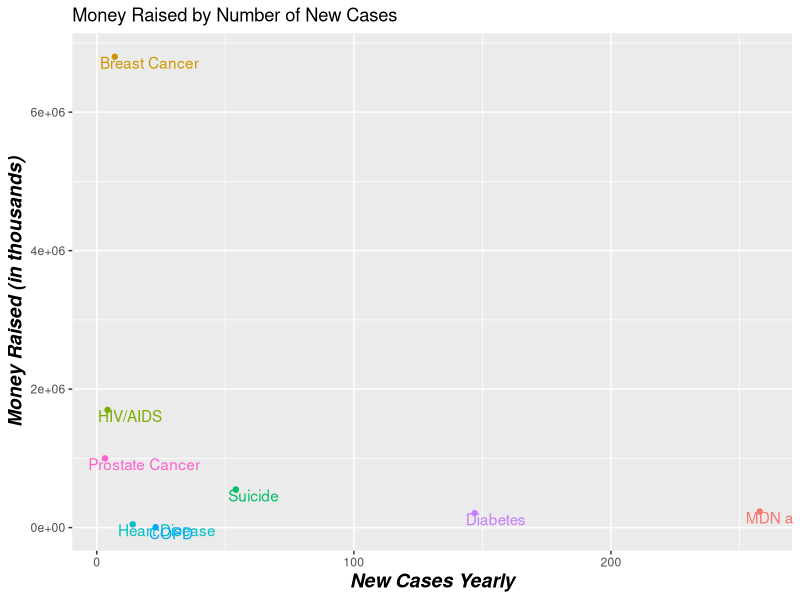
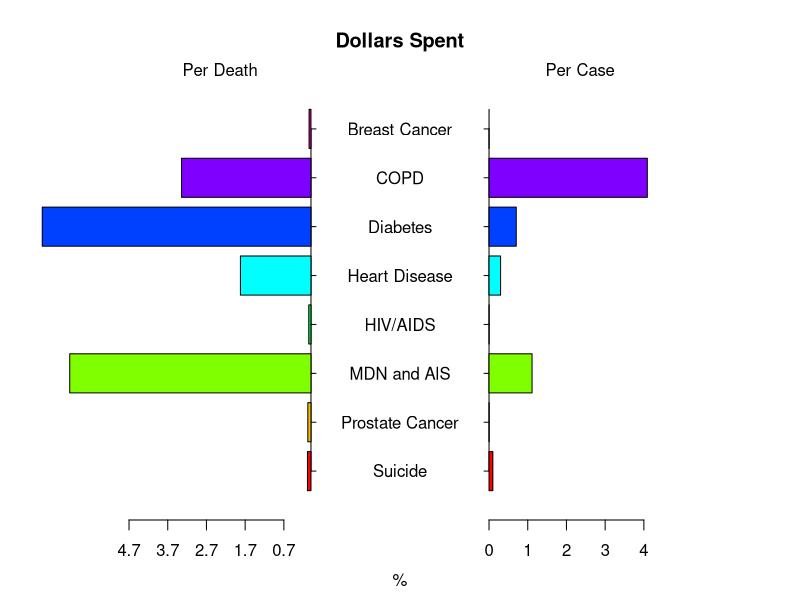
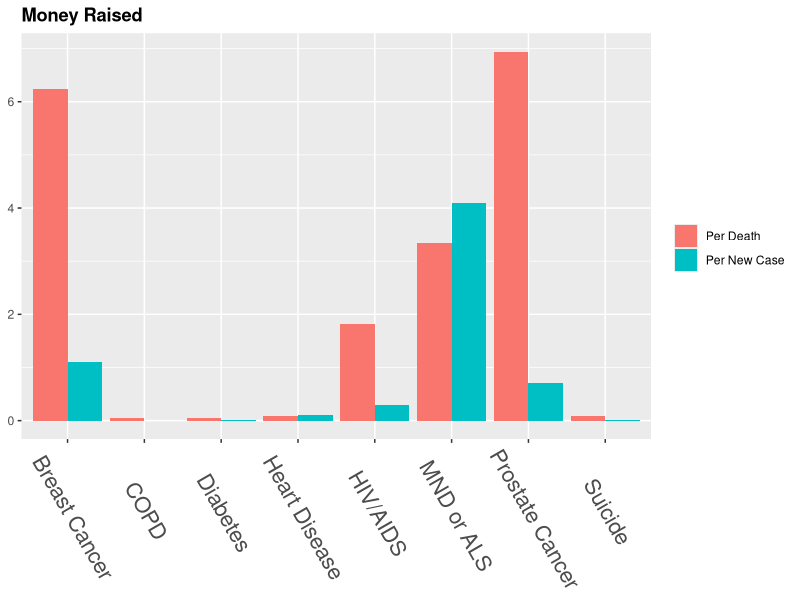
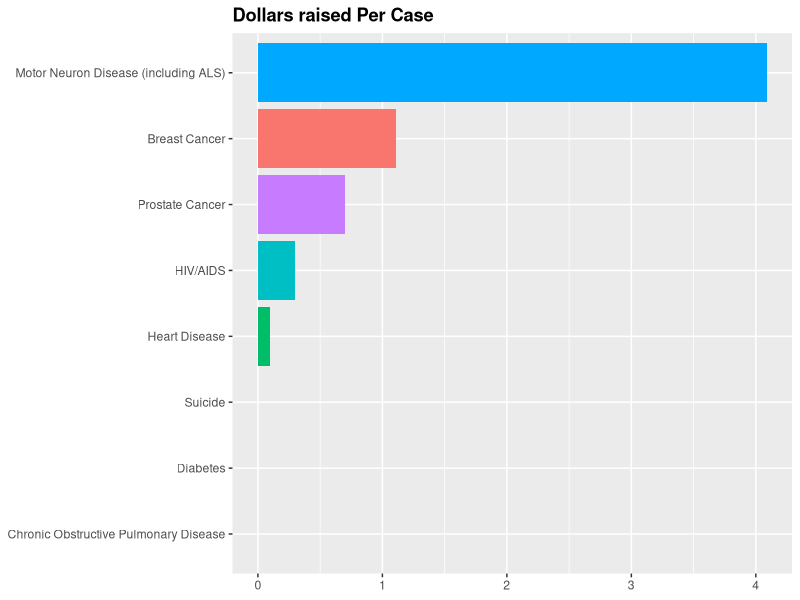
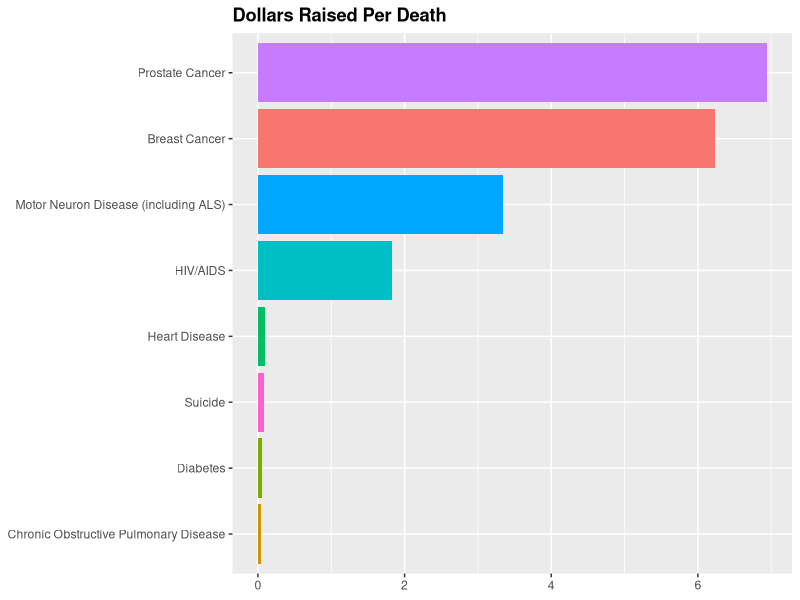

The R source for these figures, in order:
## ---- chunk 1
##Here we read in data and calcuate any addional columns we are going to use 
setwd("C:/Users/Esmail/Desktop/DataViz/qmssviz/Lab1")
x<-read.csv("Donation-Disease.csv")

## ---- chunk 2
NewCases<-c(550000,1000000, 232000,1700000,47000,209000,5600,6800000)
x<-cbind(x,NewCases)

## ---- chunk 3
x[,6]<-(x[,3]*1000/x[,4])
names(x)[6]<-"PerDeath"
x[,7]<-(x[,3]*1000/x[,5])
names(x)[7]<-"PerCase"
x
## ---- chunk 4
library(ggplot2)
graph1<-qplot(MoneyRaised,NewCases,data=x,main="Money Raised by Number of New Cases",ylab="Money Raised (in thousands)",xlab="New Cases Yearly",col=Name)

##make a vector for shortened names
labelNames<-c("Suicide","Prostate Cancer","MDN and AlS","HIV/AIDS","Heart Disease","Diabetes","COPD","Breast Cancer")

graph2<-graph1+theme(axis.title=element_text(face="bold.italic",size="14", color="black"),legend.position="none")+geom_text(aes(label=labelNames),vjust=1,hjust=.15)
graph2
## ---- chunk 5
par(mar=plotrix::pyramid.plot(x$PerDeath,x$PerCase, labels=labelNames,main="Dollars Spent",gap=2.3,show.values=F,top.labels=c("Per Death","","Per Case")))
## ---- chunk 6
xSmall<-x[,c(1,6,7)]
library(reshape2)
dat.m <- melt(xSmall, id.vars='Name')
###fixing long names 
name2<-as.character(dat.m[,1])
name2[7]<-"MND or ALS"
name2[15]<-"MND or ALS"
name2[8]<-"COPD"
name2[16]<-"COPD"

dat.m2<-cbind(name2,dat.m[,2:3])

xSmall<-x[,c(1,6,7)]
dat.m <- melt(xSmall, id.vars='Name')
###fixing long names 
name2<-as.character(dat.m[,1])
name2[7]<-"MND or ALS"
name2[15]<-"MND or ALS"
name2[8]<-"COPD"
name2[16]<-"COPD"

dat.m2<-cbind(name2,dat.m[,2:3])

e<-ggplot(dat.m2, aes(name2, value)) +   
    geom_bar(aes(fill = variable), position = "dodge", stat="identity")+
    theme(axis.title.x = element_blank(), axis.title.y=element_blank(), axis.text.x  = element_text(angle=300, vjust=0.6, hjust=.4,size=16),plot.title = element_text(lineheight=.8, face="bold"))+ggtitle("Money Raised")+scale_fill_discrete(name="", labels=c("Per Death","Per New Case"))

e

## ---- chunk 7
##producing a bargraph for Dollars spent per case
d<-ggplot(data=x, aes(x=Name, y=PerCase)) + geom_bar(stat="identity")

d2<-d+geom_bar(aes(fill=Name), stat="identity")+ggtitle("Dollars raised Per Case")+coord_flip()+guides(fill=FALSE)+scale_x_discrete(limits=c("Chronic Obstructive Pulmonary Disease","Diabetes","Suicide","Heart Disease","HIV/AIDS","Prostate Cancer","Breast Cancer","Motor Neuron Disease (including ALS)"))

###Edit the x and y labels and format Title 
d3<-d2+theme(axis.title.y = element_blank(),axis.title.x=element_blank(),plot.title = element_text(lineheight=2, face="bold"))
d3


## ---- chunk 8
c<-ggplot(data=x, aes(x=Name, y=PerDeath)) + geom_bar(stat="identity")

##add in Colors  and title, reoder
c2<-c+geom_bar(aes(fill=Name), stat="identity")+ggtitle("Dollars Raised Per Death")+coord_flip()+guides(fill=FALSE)+scale_x_discrete(limits=c("Chronic Obstructive Pulmonary Disease","Diabetes","Suicide","Heart Disease","HIV/AIDS","Motor Neuron Disease (including ALS)","Breast Cancer","Prostate Cancer"))

###Edit the x and y labels and format Title 
c3<-c2+theme(axis.title.y = element_blank(),axis.title.x=element_blank(),plot.title = element_text(lineheight=2, face="bold"))
c3
